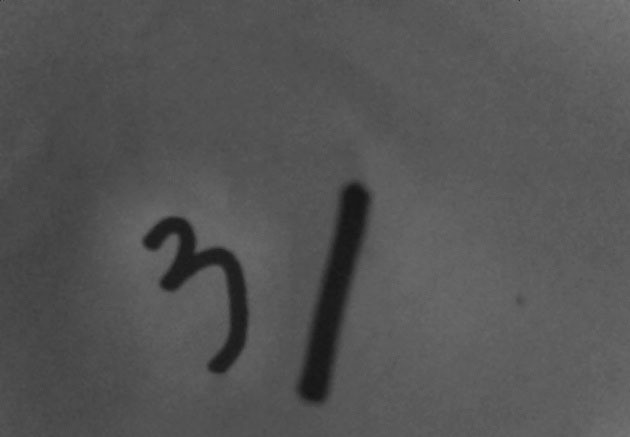
#> input picture utils/handwriting.jpg, 630 x 437 px
$ python cv_tools.py
#> lines starting #> are read from the running program, lines starting #| are printed output that depends on the picture; after the words box and inside, x2 and y2 are one past the last pixel; in counts of white or black regions, pixels touching at a corner belong together; long printed decimals are rounded
import cv2 as cv
import numpy as np

# 载入手写数字图片
img = cv.imread('handwriting.jpg', 0)
#> img is the input picture: shape (437, 630); min 20, max 123, mean 84.9
# 将图像二值化
_, thresh = cv.threshold(img, 0, 255, cv.THRESH_BINARY_INV + cv.THRESH_OTSU)
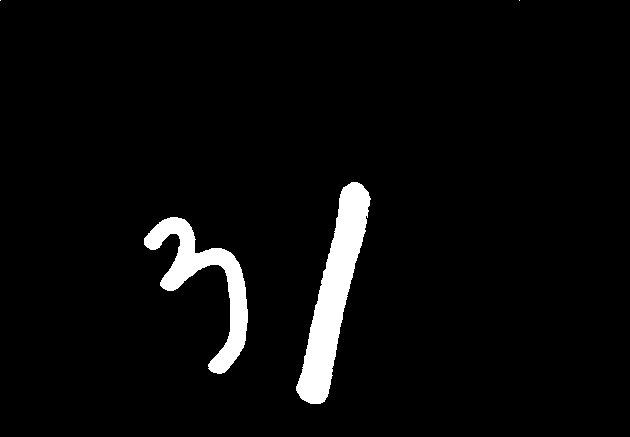
#> thresh: shape (437, 630); 4.1% white; 4 white regions (2 under 20 px)
contours, hierarchy = cv.findContours(thresh, 3, 2)
#> contours = 4 contours, 2 with area under 20; largest, box (x1, y1, x2, y2) and area: (296, 182, 371, 404) 6288, (144, 217, 248, 374) 4386

# 创建出两幅彩色图用于绘制
img_color1 = cv.cvtColor(img, cv.COLOR_GRAY2BGR)
img_color2 = np.copy(img_color1)
# 创建一幅彩色图像用作结果对比
img_color = np.copy(img_color1)

# 计算数字1的轮廓特征
cnt = contours[1]
#> cnt = contour of 233 points, box (x1, y1, x2, y2) (296, 182, 371, 404), area 6288
cv.drawContours(img_color1, [cnt], 0, (0, 0, 255), 2)

# 1.轮廓面积
area = cv.contourArea(cnt)  # 6289.5
#> area = 6288.5
print(area)
#| 6288.5

# 2.轮廓周长
perimeter = cv.arcLength(cnt, True)  # 527.4041
#> perimeter = 530.6
print(perimeter)
#| 530.576

# 3.图像矩
M = cv.moments(cnt)
#> M = moments, m00 6288.5, centre m10/m00, m01/m00 = (333.5, 294)
print(M)
#> (printed output is left out)
print(M['m00'])  # 轮廓面积
#| 6288.5
cx, cy = M['m10'] / M['m00'], M['m01'] / M['m00']  # 轮廓质心
#> cx = 333.5; cy = 294
print(cx, cy)
#| 333.537 293.965

# 4.图像外接矩形和最小外接矩形
x, y, w, h = cv.boundingRect(cnt)  # 外接矩形
#> x = 296; y = 182; w = 75; h = 222
cv.rectangle(img_color1, (x, y), (x + w, y + h), (0, 255, 0), 2)

rect = cv.minAreaRect(cnt)  # 最小外接矩形
#> rect = ((334.2, 292.6), (225.9, 32.76), -77.12)
box = np.int0(cv.boxPoints(rect))  # 矩形的四个角点并取整
#> box = [[324, 406], [293, 399], [343, 178], [375, 186]]
cv.drawContours(img_color1, [box], 0, (255, 0, 0), 2)
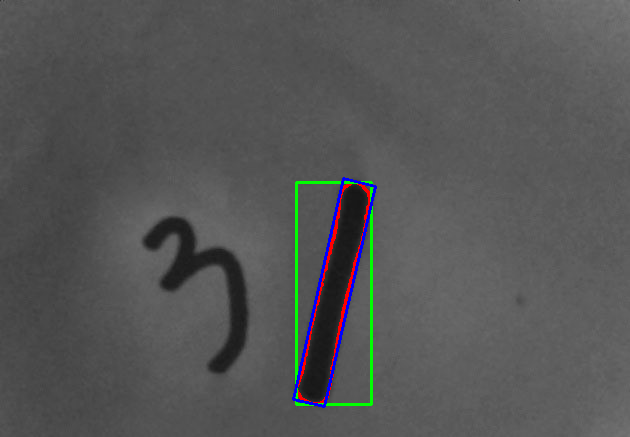
#> img_color1: shape (437, 630, 3); mean B, G, R 85.2, 85.3, 84.8

# 5.最小外接圆
(x, y), radius = cv.minEnclosingCircle(cnt)
#> x = 333.5; y = 292.5; radius = 113
(x, y, radius) = map(int, (x, y, radius))  # 这也是取整的一种方式噢
#> x = 333; y = 292; radius = 112
cv.circle(img_color2, (x, y), radius, (0, 0, 255), 2)

# 6.拟合椭圆
ellipse = cv.fitEllipse(cnt)
#> ellipse = ((333.1, 296.7), (31.62, 329.4), 12.73)
cv.ellipse(img_color2, ellipse, (0, 255, 0), 2)
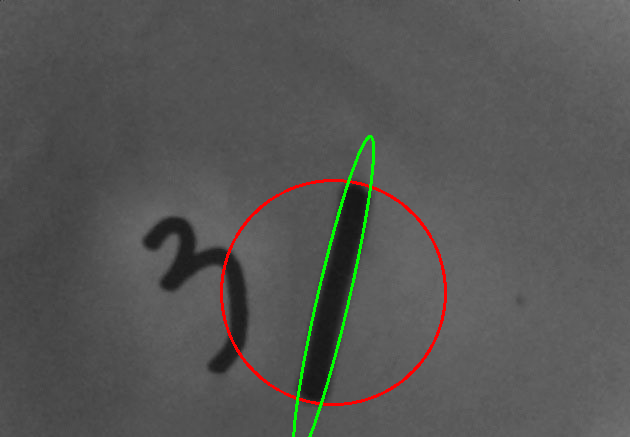
#> img_color2: shape (437, 630, 3); mean B, G, R 83.8, 85.5, 85.7

result = np.hstack((img_color1,img_color2))
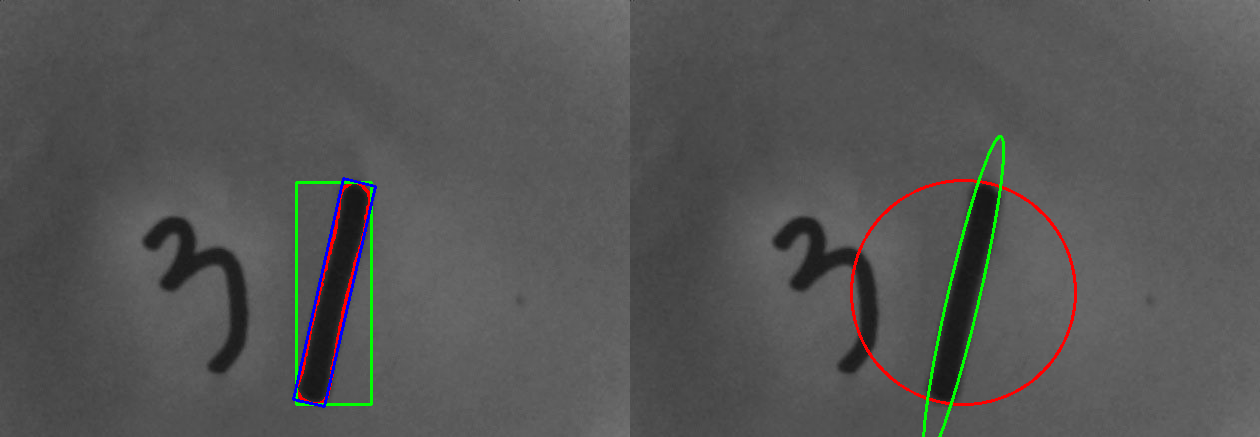
#> result: shape (437, 1260, 3); mean B, G, R 84.5, 85.4, 85.3
cv.imshow('result',result)
cv.waitKey(0)
cv.destroyAllWindows()
